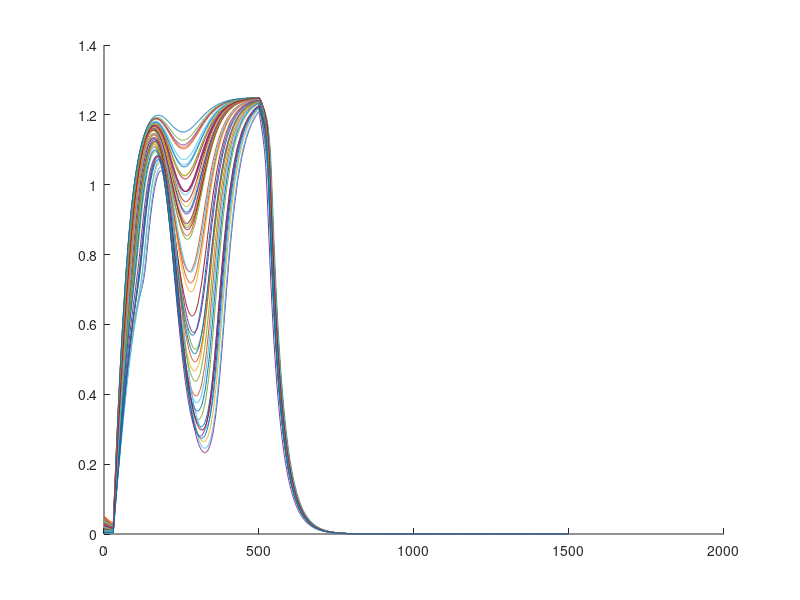

Source code (MATLAB):
%% Code concerning Figure 4

% Code for network morphing:
%   Change "alpha" and other morphing parameters to 
%   modify the connection strengths


% Cleaning 
clear all, close all, clc;


%% Morphinh parameters 
alpha = 1;          

% By setting one of these parameters to true, the respective
% set of connections gets multiplied by a factor alpha

w12 = true;                    % PPC -> V1
w13 = false;                    % PFC -> V1
w23 = false;                    % PFC -> PPC
globalfeedback = false;         % global feedback
isolatePPC = false;             % Isolate PPC
isolatePFC = false;             % Isolate PFC
                                       

% Maximum input current
IMaxVals = 1.8;

% Number of random initial conditions
nIC =   50;           

% Container storing number of spikes of each trajectory
v1Int = zeros(nIC);

% Plotting options
plotTrajectories = true;


%% Random initial conditions
vrand = 0.05;             % Uniform distribution width
ICVals = vrand*[rand(1,nIC); rand(1,nIC); rand(1,nIC); rand(1,nIC); rand(1,nIC); rand(1,nIC)];
for ik = 1:length(ICVals)     % FOR EVERY RANDOM INITIAL CONDITION ...

    %% External inputs (as a vector)  
    I1fun = @(t) (t>30 & t<=500).*IMaxVals;
    I = @(t) [I1fun(t); 0*t; 0*t; 0*t; 0*t; 0*t];       %Applied current (only) in V1

    %% Connectivity matrices
    W = [... %V1E   PPCE     PFCE       V1I     PPCI     PFCI
             1.0,   11.22,  1.29,       -2.3,    0,     0;...    % V1E
             4.57,  1.0,    10.57,       0,     -1.8,   0;...    % PPCE
             0.72,  9.87,   1.0,         0,      0,    -1.9;...  % PFCE

             2.0,    0,      0,          0.5,    0,     0;...    % V1I
             0,      2.0,    0,          0,      0.5,   0;...    % PPCI
             0,      0,      2.0,        0,      0,     0.5;     % PFCI
    ];

    %% Morphing:
    
    if w13                       % PFC -> V1
        W(1,3) = alpha*W(1,3);
    end

    if w12                       % PPC -> V1
        W(1,2) = alpha*W(1,2);
    end


    if w23                       % PFC -> PPC
        W(2,3) = alpha*W(2,3);
    end

    if globalfeedback            % Global feedback
        W(1,2) = alpha*W(1,2);  
        W(2,3) = alpha*W(2,3);  
        W(1,3) = alpha*W(1,3);
    end

    if isolatePPC                % Isolate PPC
        W(2,1) = alpha*W(2,1);
        W(1,2) = alpha*W(1,2);
        W(3,2) = alpha*W(3,2); 
        W(2,3) = alpha*W(2,3);
    end

    if isolatePFC               % Isolate PFC
        W(3,1) = alpha*W(3,1);
        W(1,3) = alpha*W(1,3);
        W(3,2) = alpha*W(3,2); 
        W(2,3) = alpha*W(2,3);
    end

    %% Gain functions excitatory part
    mu1E= 3;  nu1E =2.0;
    mu2E= 2;  nu2E =4.0;
    mu3E= 2;  nu3E =2.0;
    mu1I= 2;  nu1I =0.3;
    mu2I= 2;  nu2I =0.3;
    mu3I= 2;  nu3I =0.3;

    % Firing rate function
    fr = @(v,mu,nu) 1./(1+exp(-mu*(v-nu)));       
    S = @(v) [ fr(v(1),mu1E,nu1E);  fr(v(2),mu2E,nu2E); fr(v(3),mu3E,nu3E); fr(v(4),mu1E,nu1E); fr(v(5),mu2E,nu2E); fr(v(6),mu3E,nu3E)]; 

    %% Time constants
    tauE = [30; 66.6;  38]; tauI = [10; 10;  10];
    tau = [tauE; tauI];

    %% Decay constants
    betaE = [0.8; 0.3; 0.8]; betaI = [0.07; 0.1; 0.07];
    beta = [betaE; betaI];

    %% Right-hand side
    F = @(t,u) (-beta.*u + S(W*u + I(t)))./tau;


    %% Time step
    u0 = [0. 0. 0. 0. 0. 0.];
    tSpan = [-50 0];                    
    [t,U] = ode23s(F,tSpan,u0);           

    tSpan = [0:1:1500];
    [t,U] = ode23s(F,tSpan,U(end,:)' + ICVals(:,ik));   % add noise

    %% Integral of V1E between t0 and 150
    t0 = 250;                    
    dt = tSpan(2)-tSpan(1); 
    idt = find(t>=t0);
    v1Int(ik) = sum(U(idt,1))*dt / 1000;


    if plotTrajectories 
        figure(1); hold on;
        plot(t,U(:,1)); drawnow;
    end
end

hold off;